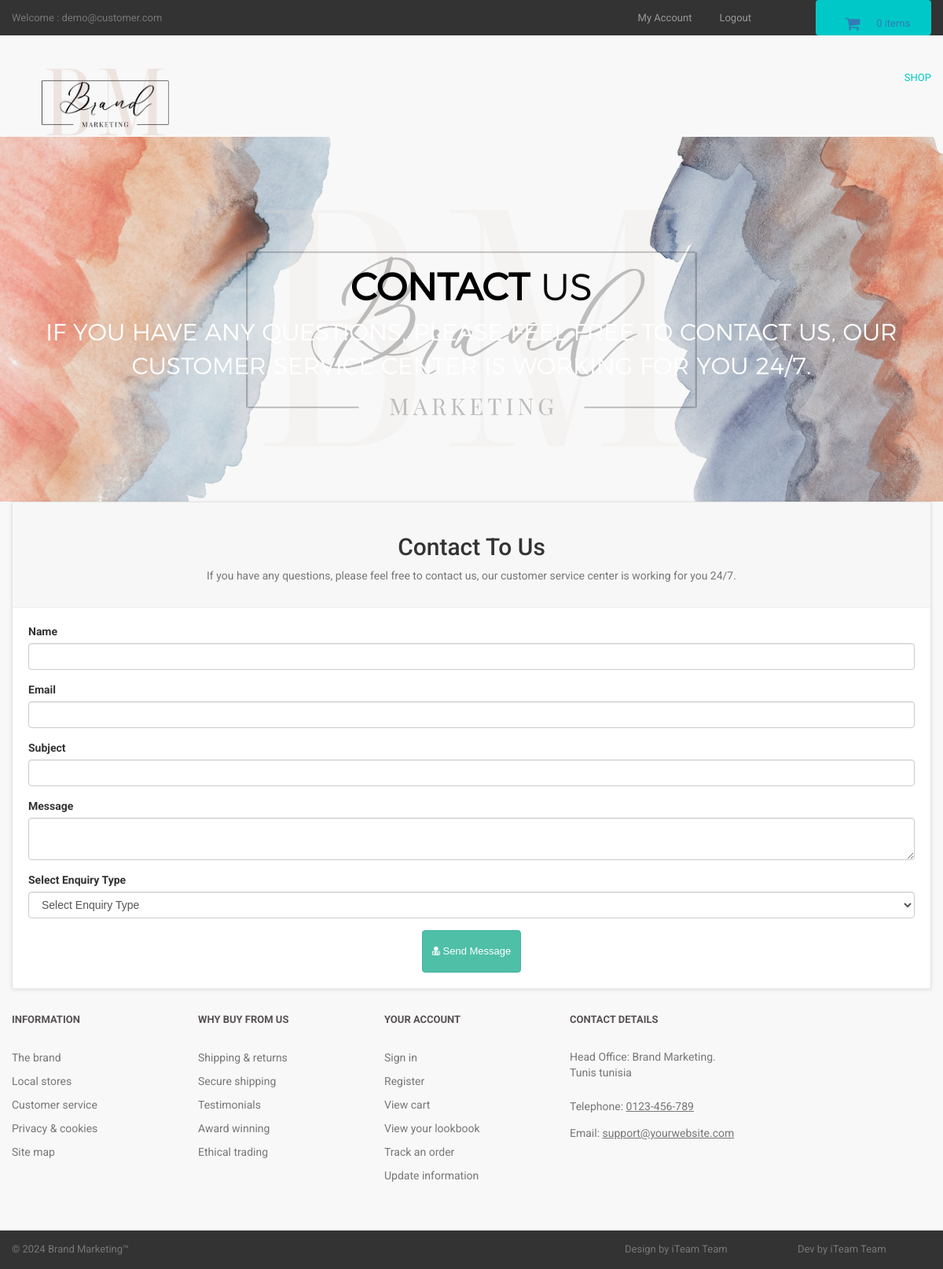
The page /contact.php (signed in) on the database its author committed.
### tables this page shows
CREATE TABLE `contact_us` (
  `contact_id` int(10) NOT NULL,
  `contact_email` text NOT NULL,
  `contact_heading` text NOT NULL,
  `contact_desc` text NOT NULL
);

### contact.php (the view, shortened to what this page needs)
<?php
include("includes/db.php");
include("includes/header.php");
include("includes/main.php");
?>
  <main>
    <div class="nero">
      <div class="nero__heading">
        <span class="nero__bold">Contact</span> Us
      </div>
      <p class="nero__text">
      If you have any questions, please feel free to contact us, our customer service center is working for you 24/7.
      </p>
    </div>
  </main>
<div class="col-md-12" >
<div class="box" >
<div class="box-header" >
<center>
<?php
$get_contact_us = "select * from contact_us";
$run_conatct_us = mysqli_query($con,$get_contact_us);
$row_conatct_us = mysqli_fetch_array($run_conatct_us);
$contact_heading = $row_conatct_us['contact_heading'];
$contact_desc = $row_conatct_us['contact_desc'];
?>
<h2> <?php echo $contact_heading; ?> </h2>
<p class="text-muted" >
<?php echo $contact_desc; ?>
</p>
</center>
</div>
<form action="contact.php" method="post" >
<div class="form-group" >
<label>Name</label>
<input type="text" class="form-control" name="name" required>
</div>
<div class="form-group">
<label>Email</label>
<input type="text" class="form-control" name="email" required>
</div>
<div class="form-group">
<label> Subject </label>
<input type="text" class="form-control" name="subject" required>
</div>
<div class="form-group">
<label> Message </label>
<textarea class="form-control" name="message"> </textarea>
</div>
<div class="form-group">
<label> Select Enquiry Type </label>
<select name="enquiry_type" class="form-control">
<option> Select Enquiry Type </option>
</select>
</div>
<div class="text-center">
<button type="submit" name="submit" class="btn btn-primary">
<i class="fa fa-user-md"></i> Send Message
</button>
</div>
</form>
</div>
</div>
<?php
include("includes/footer.php");
?>
</body>
</html>

### styles/backend.css (style rules this page uses)
html { font-family: "Roboto", Helvetica, Arial, sans-serif; line-height: 1.15; -ms-text-size-adjust: 100%; -webkit-text-size-adjust: 100% }
body { margin: 0 }
figcaption, figure, main { display: block }
button, input, optgroup, select, textarea { font-family: sans-serif; font-size: 100%; line-height: 1.15; margin: 0 }
button, input { overflow: visible }
button, select { text-transform: none }
[type=reset], [type=submit], button, html [type=button] { -webkit-appearance: button }
textarea { overflow: auto }
html { box-sizing: border-box }
body { min-width: 1190px; font-family: Montserrat, sans-serif; font-weight: 400; background-color: white; }
.btn { display: inline-block; vertical-align: top; font-size: 13px; line-height: 40px; text-decoration: none; -webkit-transition: .3s; transition: .3s }
.nero { padding-top: 160px; padding-bottom: 140px; font-family: 'montserratlight', sans-serif; text-align: center; text-transform: uppercase; color: #FFF; background: #666 url("../images/banner-ave.jpg") no-repeat; background-size: cover; background-position: center; }
.nero__heading { font-size: 48px; color: #090909; }
.nero__bold { font-weight: 700; color: #000000; }
.nero__text { font-size: 30px; }

### styles/style.css (style rules this page uses)
body { font-family: "Roboto", Helvetica, Arial, sans-serif; font-size: 14px; line-height: 1.42857143; color: #333333; background-color: #f0f0f0; overflow-x: hidden; }
.btn-primary { color:rgb(255, 255, 255); background-color:rgb(79, 191, 168); border-color:rgb(65, 179, 156); }
.box { background: #fff; margin: 0 0 30px; border: solid 1px #e6e6e6; box-sizing: border-box; padding:20px; box-shadow: 0 1px 5px rgba(0, 0, 0, 0.1); }
.box .box-header { background:#f7f7f7; margin:-20px -20px 20px; padding:20px; border-bottom: solid 1px #eeeeee; }

### rows shown on the page
contact_us: contact_heading "Contact To Us", contact_desc "If you have any questions, please feel free to contact us, our customer service center is working for you 24/7."

### other values the page prints
$_SESSION['customer_email'] "demo@customer.com"
$count_items "0"
